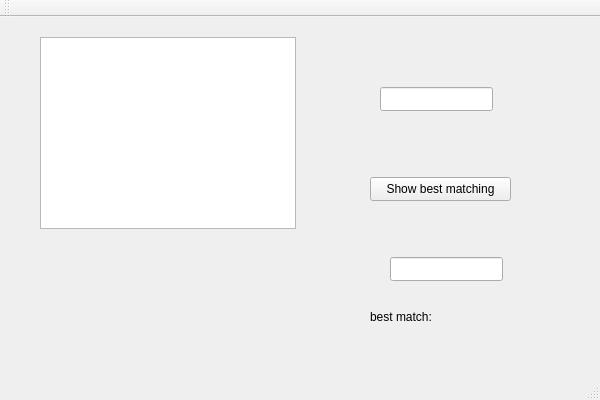
<?xml version="1.0" encoding="UTF-8"?>
<ui version="4.0">
 <class>Test3GUIClass</class>
 <widget class="QMainWindow" name="Test3GUIClass">
  <property name="geometry">
   <rect>
    <x>0</x>
    <y>0</y>
    <width>600</width>
    <height>400</height>
   </rect>
  </property>
  <property name="windowTitle">
   <string>Test3GUI</string>
  </property>
  <widget class="QWidget" name="centralWidget">
   <widget class="QListWidget" name="documentListWidget">
    <property name="geometry">
     <rect>
      <x>40</x>
      <y>20</y>
      <width>256</width>
      <height>192</height>
     </rect>
    </property>
   </widget>
   <widget class="QPushButton" name="BestMatchButton">
    <property name="geometry">
     <rect>
      <x>370</x>
      <y>160</y>
      <width>141</width>
      <height>24</height>
     </rect>
    </property>
    <property name="text">
     <string>Show best matching</string>
    </property>
   </widget>
   <widget class="QLabel" name="BestMatchLabel">
    <property name="geometry">
     <rect>
      <x>400</x>
      <y>220</y>
      <width>121</width>
      <height>16</height>
     </rect>
    </property>
    <property name="text">
     <string/>
    </property>
   </widget>
   <widget class="QLineEdit" name="SearchLineEdit">
    <property name="geometry">
     <rect>
      <x>380</x>
      <y>70</y>
      <width>113</width>
      <height>24</height>
     </rect>
    </property>
   </widget>
   <widget class="QLineEdit" name="BestMatchEdit">
    <property name="geometry">
     <rect>
      <x>390</x>
      <y>240</y>
      <width>113</width>
      <height>24</height>
     </rect>
    </property>
   </widget>
   <widget class="QLabel" name="BestMatchLabel_2">
    <property name="geometry">
     <rect>
      <x>370</x>
      <y>290</y>
      <width>131</width>
      <height>20</height>
     </rect>
    </property>
    <property name="text">
     <string>best match:</string>
    </property>
   </widget>
  </widget>
  <widget class="QMenuBar" name="menuBar">
   <property name="geometry">
    <rect>
     <x>0</x>
     <y>0</y>
     <width>600</width>
     <height>21</height>
    </rect>
   </property>
  </widget>
  <widget class="QToolBar" name="mainToolBar">
   <attribute name="toolBarArea">
    <enum>TopToolBarArea</enum>
   </attribute>
   <attribute name="toolBarBreak">
    <bool>false</bool>
   </attribute>
  </widget>
  <widget class="QStatusBar" name="statusBar"/>
 </widget>
 <layoutdefault spacing="6" margin="11"/>
 <resources>
  <include location="Test3GUI.qrc"/>
 </resources>
 <connections/>
</ui>
